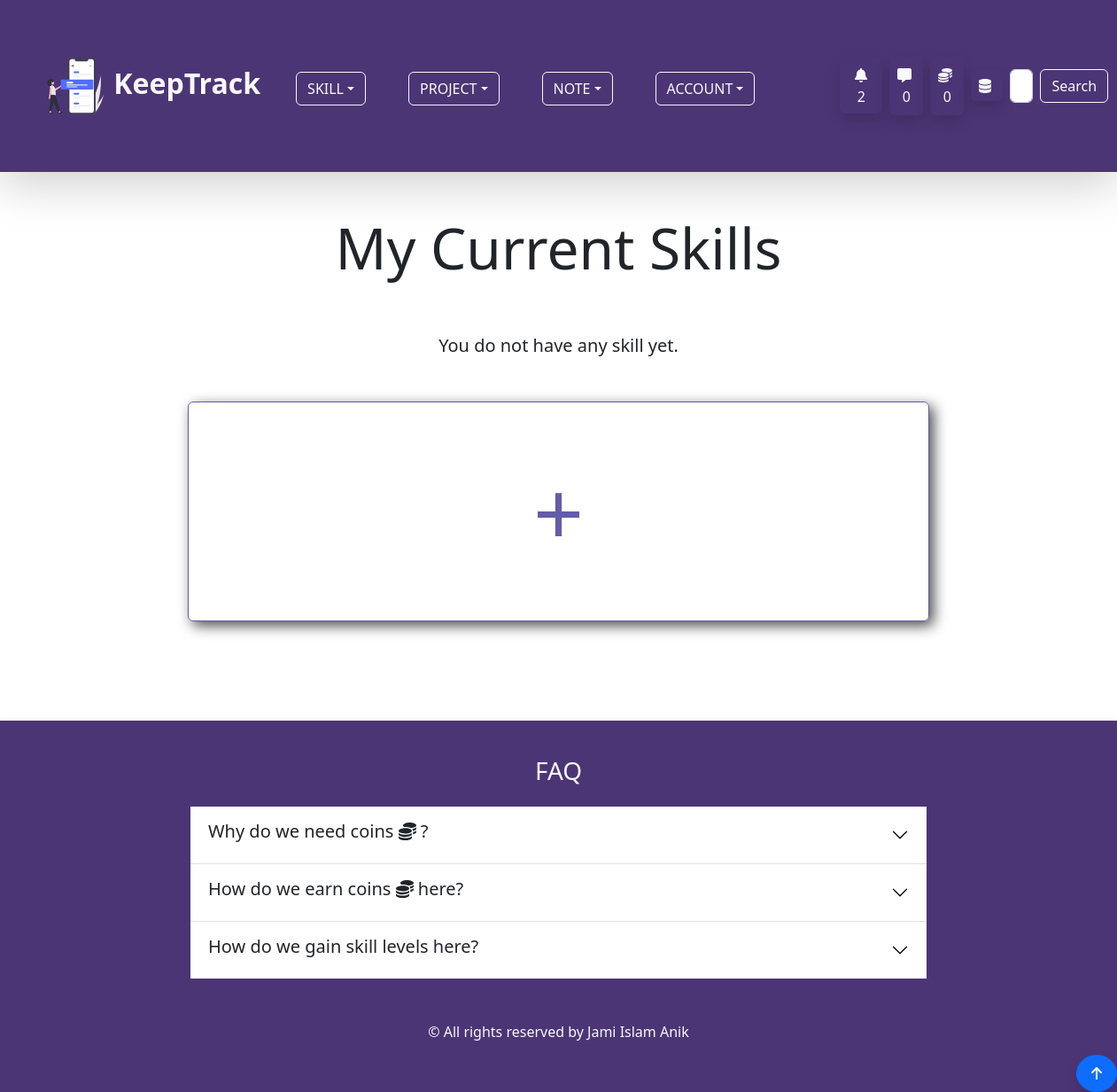
Page /skill/ (signed in) on the earlier database version.
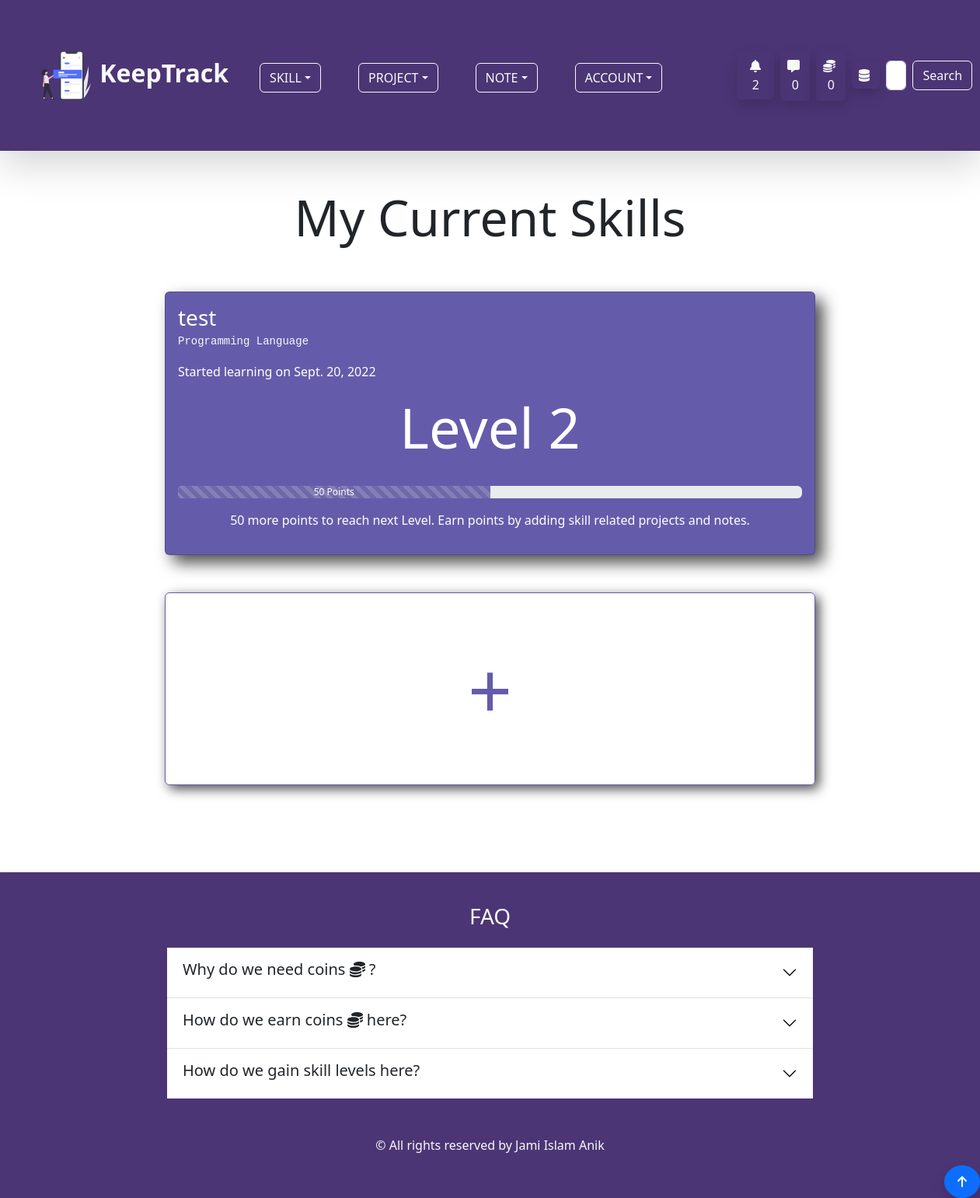
Same page on the later database version.
### skill/models.py (models this page shows, shortened)
class Skill(models.Model):
    SKILL_TYPE_CHOICES = (
        ('Programming Language','Programming Language'),
        ('Database','Database'),
        ('Hosting Platform','Hosting Platform'),
        ('Coding Utility','Coding Utility'),
        ('Frontend Framework','Frontend Framework'),
        ('Backend Framework','Backend Framework'),
        ('Machine Learning Tool','Machine Learning Tool'),
        ('Data Science Tool','Data Science Tool'),
        ('Artificial Intelligence Tool','Artificial Intelligence Tool')
    )
    skill_type = models.CharField(max_length=200,choices=SKILL_TYPE_CHOICES,null=True,blank=True)
    note = GenericRelation(Note)
    owner = models.ForeignKey(Profile, on_delete=models.CASCADE,null=True,blank=True,default="Coding Utility")
    title = models.CharField(max_length=255)
    description = models.TextField(max_length=500,null=True,blank=True)
    skill_level = models.IntegerField(default=1)
    current_point = models.IntegerField(default=0)
    learning = models.BooleanField(default=True)
    started_learning = models.DateField(null=True,blank=True,auto_now_add=True)
    @property
    def needed_point(self):
        return self.skill_level*50 - self.current_point
    @property
    def current_point_percentage(self):
        percentage = (self.current_point/(self.skill_level * 50)) * 100
        if percentage <= 30:
            return 25
        elif percentage <= 60:
            return 50
        elif percentage <= 90:
            return 75
        else:
            return 100
    class Meta:
        ordering = ['-skill_level','-current_point']

### skill/views.py (the view)
# urls.py: path('',views.skill_page,name='skill-page'),
@login_required(login_url="login-page")
def skill_page(request):
    profile = request.user.profile
    queryset =profile.skill_set.all()
    context = {
        'queryset':queryset,
    }
    return render(request,'skill/skill_page.html',context)

### skill/templates/skill/skill_page.html
{% extends 'base.html' %}
{% load static %}
{% block content %}
<div class="container">
  <div class="d-flex justify-content-center align-items-center pb-5">
    <h3 class="display-3 text-center px-3"> My Current Skills</h3>
  </div>
{% if queryset %}
  {% for skill in queryset %}
  <a href="{% url 'single-skill-page' skill.id %}" class="text-reset text-decoration-none">
    <div class="card text-white mb-5 mx-auto w-75 " id="skill-page-card">
      <div class="card-body">
        <h3 class="card-title d-inline">{{skill.title}}</h3>
        <p class="fs-6"><code class="text-light">{{skill.skill_type}}</code></p>
        <p class="fs-6">Started learning on {{ skill.started_learning }}</p>
        <p class="text-center display-2 pb-3">Level {{skill.skill_level}} </p>
        <div class="progress my-3">
          <div class="progress-bar w-{{ skill.current_point_percentage }} progress-bar-striped progress-bar-animated"
            role="progressbar" aria-valuenow="{{ skill.current_point }}" aria-valuemin="0" aria-valuemax="100"
            style="background-color:#6f68a9;">{{ skill.current_point }} Points</div>
        </div>
        <p class="fs-6 text-center ">{{ skill.needed_point }} more points to reach next Level. Earn points by adding
          skill related projects and notes.</p>
      </div>
    </div>
  </a>
  {% endfor %}
  {% else %}
  <p class="text-center lead">You do not have any skill yet.</p>
  {% endif %}
  <a href="{% url 'skill-form-page' %}" class="btn p-5 my-5" id="skill-page-btn">+</a>
</div>
{% endblock %}

Differences in the rows shown:
added Skill: title "test", skill_type "Programming Language", started_learning "Sept. 20, 2022", skill_level "2", current_point "50", needed_point "50"
Other differences:
text no longer shown: "You do not have any skill yet."
